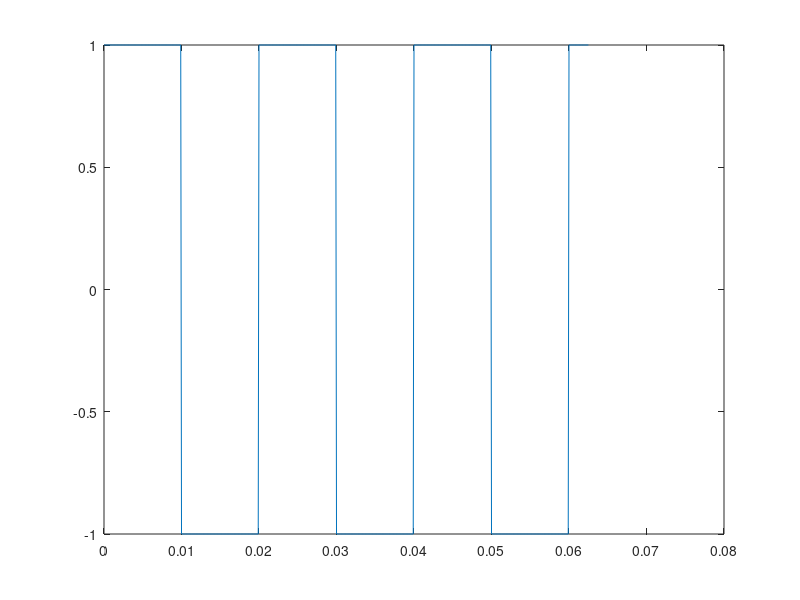
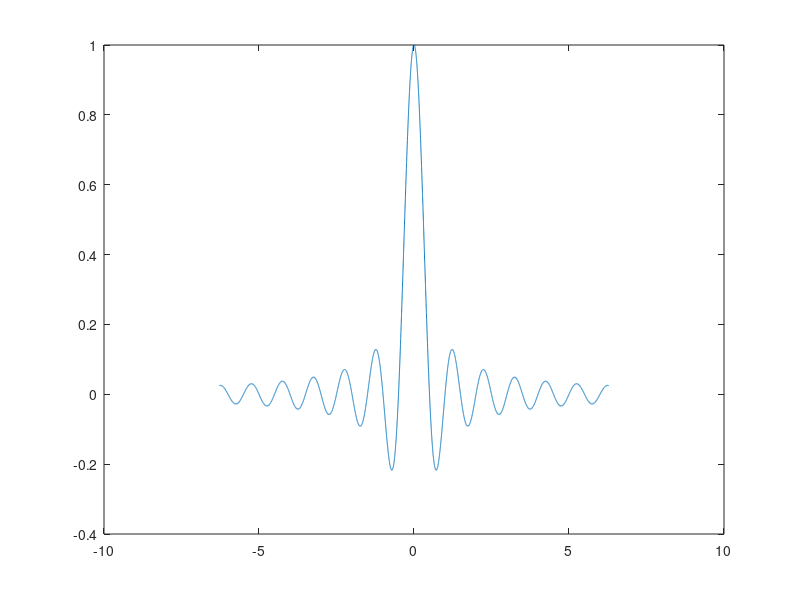
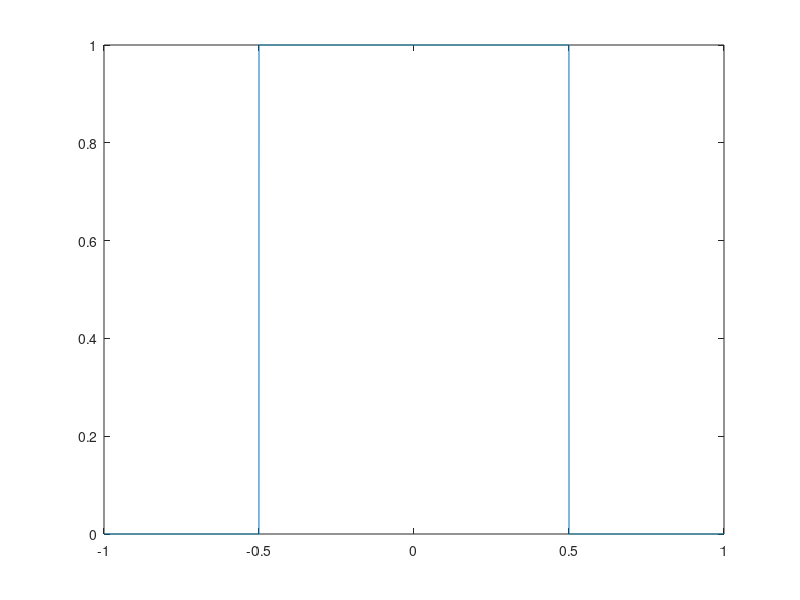
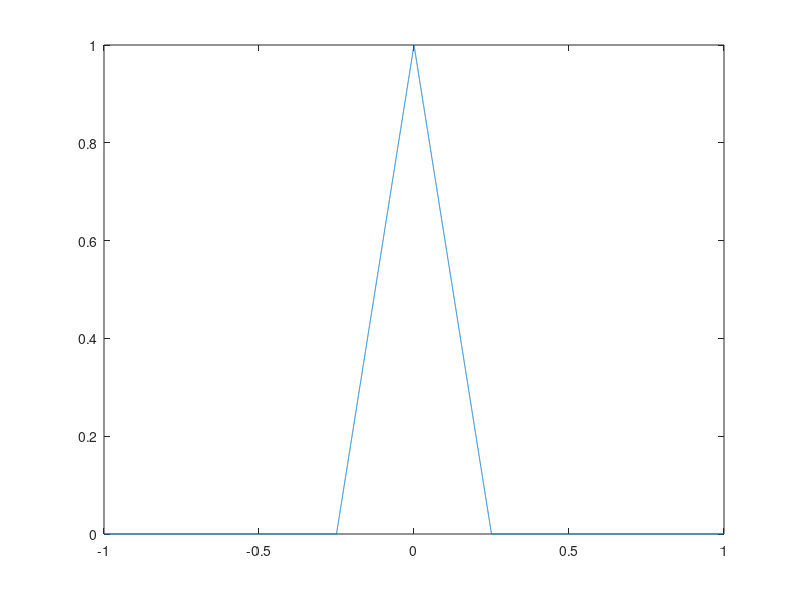

Source code (MATLAB) for these figures, in order: (Note: this script raises an error after producing the figures.)
t = 0: 0.0001 : 0.0625;
y = square (2* pi*50*t);
figure;
plot(t,y)

t = -2*pi : 0.001 : 2*pi;
y= sinc(2*t);
figure;
plot(t,y)

fs = 5000;
t = -1: 1/fs: 1;
y = rectpuls(t);
figure;
plot(t,y)

fs = 10000;
t = -1: 1/fs:1;
w = 0.5;
y = tripuls (t,w);
figure;
plot(t,y)

T = 0: 1/5E3 : 10E-3 ;
D = [0 : 1/1E3 : 10E-3; 0.8.^(0:10)]';
Y = pulstran(T,D,@gauspuls,10E3 , .5);
figure;
plot(T,Y)
